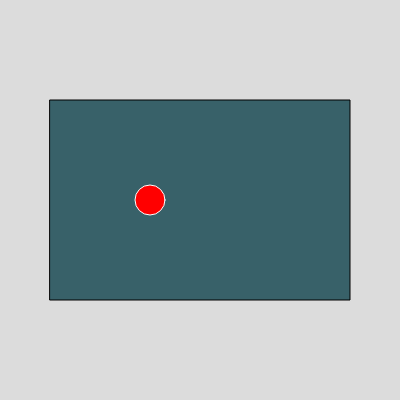
Frame 1 (no input)
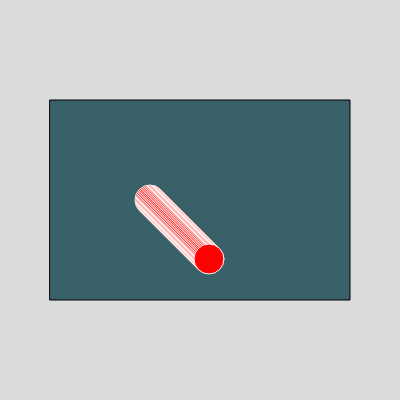
Frame 60 (no input)
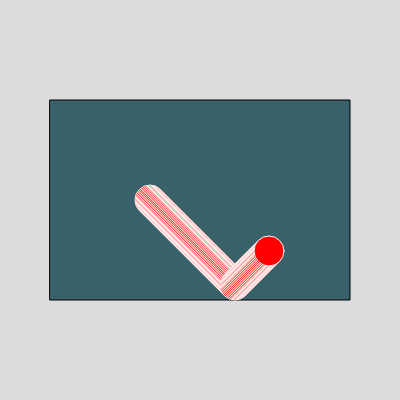
Frame 120 (the mouse pressed at the canvas centre since frame 60)

The p5.js sketch that drew these frames (run headless with seeded random() and noise() and a simulated clock; from frame 60 on, the mouse is pressed at the canvas centre):

// p5.js sketch
// ── sketch.js

let d = 30;

function setup() {
  createCanvas(400, 400);
  background(220);
  fill(56,97,105);
  rect(50,100,300,200);
}


let x= 150; let y = 200;
let dx = 1; let dy = 1;

function draw() {
  stroke(255);
  fill(255,0,0);
  circle(x,y,d);
  x = x + dx;
  y = y + dy;
  bounce();
  
}

function bounce(){
  if (x <= 50+(d/2) || x + 50+(d/2) >= width){
    dx = dx*-1;
  }
  
  if (y <= 100 + (d/2) || y + 100 + (d/2) >= height){
    dy = dy*-1;
  }
}
